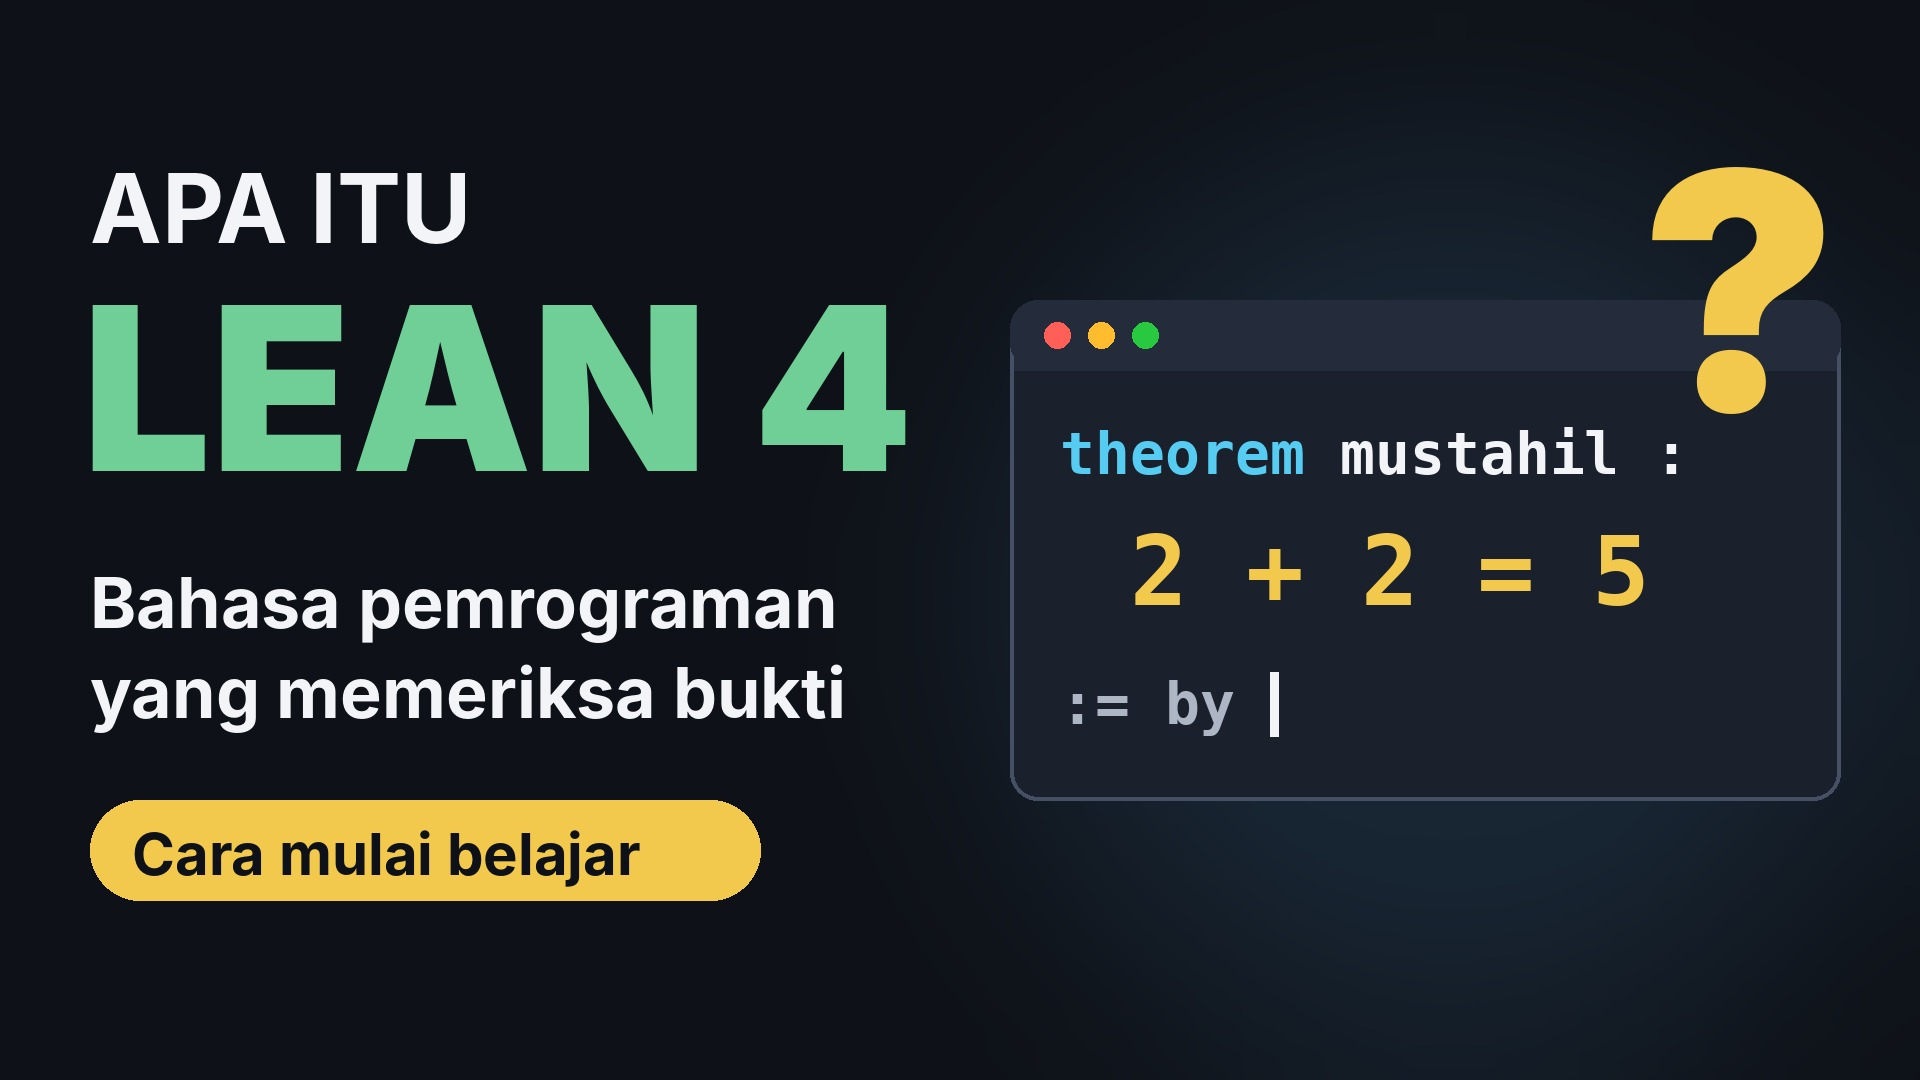

Write the Python code that produced this figure.
"""Thumbnail L01 1920x1080: python3 thumbnail.py -> thumbnail.jpg (tidak membocorkan jawaban)."""
import os
from PIL import Image, ImageDraw, ImageFont, ImageFilter
D = os.path.dirname(os.path.abspath(__file__))
F = lambda n, s: ImageFont.truetype("/usr/share/fonts/opentype/inter/Inter-" + n + ".otf", s)
M = lambda s: ImageFont.truetype("/usr/share/fonts/truetype/dejavu/DejaVuSansMono-Bold.ttf", s)
BG = (14, 17, 23); INK = (242, 244, 248); INK2 = (174, 182, 198); PRIMA = (242, 201, 76); LEAN = (111, 207, 151); AI = (86, 204, 242)
im = Image.new("RGB", (1920, 1080), BG)
g = Image.new("RGB", (1920, 1080), BG); dg = ImageDraw.Draw(g); dg.ellipse((1000, 150, 1900, 1050), fill=(24, 38, 52)); im = g.filter(ImageFilter.GaussianBlur(120))
d = ImageDraw.Draw(im)
d.text((90, 150), "APA ITU", font=F("Bold", 96), fill=INK)
d.text((82, 250), "LEAN 4", font=F("Black", 228), fill=LEAN)
d.text((90, 560), "Bahasa pemrograman", font=F("Bold", 70), fill=INK)
d.text((90, 650), "yang memeriksa bukti", font=F("Bold", 70), fill=INK)
d.rounded_rectangle((90, 800, 760, 900), 50, fill=PRIMA); d.text((132, 818), "Cara mulai belajar", font=F("Bold", 58), fill=BG)
# jendela editor
x0, y0, x1, y1 = 1010, 300, 1840, 800
d.rounded_rectangle((x0, y0, x1, y1), 28, fill=(26, 32, 44), outline=(70, 80, 100), width=4)
d.rounded_rectangle((x0, y0, x1, y0 + 70), 28, fill=(36, 44, 60)); d.rectangle((x0 + 4, y0 + 40, x1 - 4, y0 + 70), fill=(36, 44, 60))
for i, c in enumerate(((255, 95, 87), (254, 188, 46), (40, 200, 64))): d.ellipse((x0 + 34 + i * 44, y0 + 22, x0 + 60 + i * 44, y0 + 48), fill=c)
f = M(58)
d.text((x0 + 50, y0 + 120), "theorem", font=f, fill=AI); d.text((x0 + 50 + 8 * 35, y0 + 120), "mustahil :", font=f, fill=INK)
d.text((x0 + 50 + 70, y0 + 215), "2 + 2 = 5", font=M(96), fill=PRIMA)
d.text((x0 + 50, y0 + 370), ":= by", font=f, fill=INK2); d.rectangle((x0 + 50 + 6 * 35, y0 + 372, x0 + 50 + 6 * 35 + 8, y0 + 436), fill=INK)
d.text((1640, 90), "?", font=F("Black", 330), fill=PRIMA)
im.save(D + "/thumbnail.jpg", quality=92); print("thumbnail.jpg")
